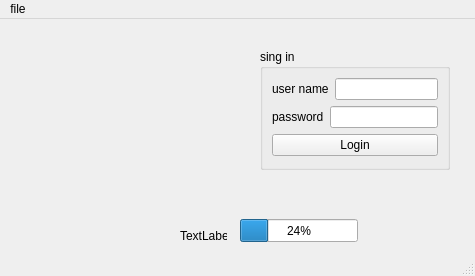
<?xml version="1.0" encoding="UTF-8"?>
<ui version="4.0">
 <class>MainWindow</class>
 <widget class="QMainWindow" name="MainWindow">
  <property name="geometry">
   <rect>
    <x>0</x>
    <y>0</y>
    <width>475</width>
    <height>276</height>
   </rect>
  </property>
  <property name="windowTitle">
   <string>MainWindow</string>
  </property>
  <property name="styleSheet">
   <string notr="true">background-image: url(:/ressource/img/fond.jpg);</string>
  </property>
  <widget class="QWidget" name="centralwidget">
   <widget class="QGroupBox" name="groupBox">
    <property name="geometry">
     <rect>
      <x>260</x>
      <y>30</y>
      <width>190</width>
      <height>121</height>
     </rect>
    </property>
    <property name="title">
     <string>sing in</string>
    </property>
    <layout class="QVBoxLayout" name="verticalLayout">
     <item>
      <layout class="QHBoxLayout" name="horizontalLayout_2">
       <item>
        <widget class="QLabel" name="label">
         <property name="text">
          <string>user name</string>
         </property>
        </widget>
       </item>
       <item>
        <widget class="QLineEdit" name="username"/>
       </item>
      </layout>
     </item>
     <item>
      <layout class="QHBoxLayout" name="horizontalLayout">
       <item>
        <widget class="QLabel" name="label_2">
         <property name="text">
          <string>password</string>
         </property>
        </widget>
       </item>
       <item>
        <widget class="QLineEdit" name="password">
         <property name="echoMode">
          <enum>QLineEdit::Password</enum>
         </property>
        </widget>
       </item>
      </layout>
     </item>
     <item>
      <widget class="QPushButton" name="log_in">
       <property name="text">
        <string>Login</string>
       </property>
      </widget>
     </item>
    </layout>
   </widget>
   <widget class="QLabel" name="label_pic">
    <property name="geometry">
     <rect>
      <x>20</x>
      <y>30</y>
      <width>191</width>
      <height>141</height>
     </rect>
    </property>
    <property name="text">
     <string/>
    </property>
   </widget>
   <widget class="QLabel" name="label_3">
    <property name="geometry">
     <rect>
      <x>180</x>
      <y>210</y>
      <width>47</width>
      <height>13</height>
     </rect>
    </property>
    <property name="text">
     <string>TextLabel</string>
    </property>
   </widget>
   <widget class="QProgressBar" name="progressBar">
    <property name="geometry">
     <rect>
      <x>240</x>
      <y>200</y>
      <width>118</width>
      <height>23</height>
     </rect>
    </property>
    <property name="value">
     <number>24</number>
    </property>
   </widget>
  </widget>
  <widget class="QMenuBar" name="menubar">
   <property name="geometry">
    <rect>
     <x>0</x>
     <y>0</y>
     <width>475</width>
     <height>22</height>
    </rect>
   </property>
   <widget class="QMenu" name="menufile">
    <property name="title">
     <string>file</string>
    </property>
    <addaction name="actionNew"/>
    <addaction name="separator"/>
    <addaction name="actionOpen"/>
    <addaction name="actionExit"/>
   </widget>
   <addaction name="menufile"/>
  </widget>
  <widget class="QStatusBar" name="statusbar"/>
  <action name="actionNew">
   <property name="icon">
    <iconset>
     <normaloff>:/ressource/img/new.jpg</normaloff>:/ressource/img/new.jpg</iconset>
   </property>
   <property name="text">
    <string>New</string>
   </property>
  </action>
  <action name="actionOpen">
   <property name="icon">
    <iconset>
     <normaloff>:/ressource/img/open.jpg</normaloff>:/ressource/img/open.jpg</iconset>
   </property>
   <property name="text">
    <string>Open</string>
   </property>
  </action>
  <action name="actionExit">
   <property name="icon">
    <iconset>
     <normaloff>:/ressource/img/exit.jpg</normaloff>:/ressource/img/exit.jpg</iconset>
   </property>
   <property name="text">
    <string>Exit</string>
   </property>
  </action>
 </widget>
 <resources>
  <include location="ressource.qrc"/>
 </resources>
 <connections/>
</ui>
